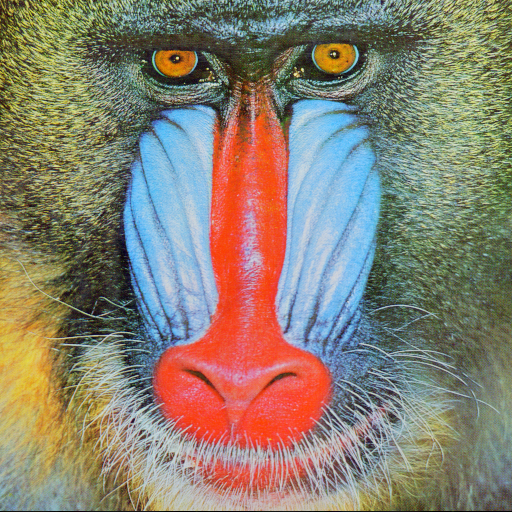
#> input picture data/cover_images/4203_mandrill.tiff, 512 x 512 px; its folder holds only this picture in this run
$ python run_paper2.py
#> lines starting #> are read from the running program, lines starting #| are printed output that depends on the picture; long printed decimals are rounded
### src/utils.py
from __future__ import annotations

from pathlib import Path
from typing import Union

import numpy as np
from PIL import Image

PathLike = Union[str, Path]


def load_image(path: PathLike, mode: str | None = None) -> np.ndarray:
    with Image.open(path) as img:
        if mode is not None:
            img = img.convert(mode)
        return np.asarray(img, dtype=np.uint8)


def save_image(array: np.ndarray, path: PathLike) -> None:
    arr = np.asarray(array)
    if not np.issubdtype(arr.dtype, np.uint8):
        arr = np.clip(np.rint(arr), 0, 255).astype(np.uint8)
    Image.fromarray(arr).save(Path(path))


def to_grayscale(array: np.ndarray) -> np.ndarray:
    arr = np.asarray(array)
    if arr.ndim == 2:
        return arr.astype(np.uint8)
    if arr.ndim == 3:
        rgb = arr[..., :3].astype(np.float64)
        luma = rgb @ np.array([0.299, 0.587, 0.114])
        return np.clip(np.rint(luma), 0, 255).astype(np.uint8)
    raise ValueError(f"Expected a 2D or 3D image array, got shape {arr.shape}")


# [38 lines left out: functions to_rgb, make_synthetic_image, not called in this run]

### src/dct.py
from __future__ import annotations

import numpy as np
from scipy.fftpack import dct, idct

from utils import to_grayscale

HEADER_BITS = 32
BLOCK = 8
COEF_POS = (4, 3)
QUANT_STEP = 16


def _dct2(block: np.ndarray) -> np.ndarray:
    return dct(dct(block.T, norm="ortho").T, norm="ortho")


def _idct2(block: np.ndarray) -> np.ndarray:
    return idct(idct(block.T, norm="ortho").T, norm="ortho")


def _bytes_to_bits(data: bytes) -> np.ndarray:
    return np.unpackbits(np.frombuffer(data, dtype=np.uint8))


def _bits_to_bytes(bits: np.ndarray) -> bytes:
    return np.packbits(bits.astype(np.uint8)).tobytes()


def _int_to_bits(value: int, n_bits: int) -> np.ndarray:
    return np.array([(value >> (n_bits - 1 - i)) & 1 for i in range(n_bits)], dtype=np.uint8)


# [5 lines left out: function _bits_to_int, not called in this run]


def _block_count(image: np.ndarray) -> int:
    h, w = np.asarray(image).shape[:2]
    return (h // BLOCK) * (w // BLOCK)


def capacity_bits(image: np.ndarray) -> int:
    return int(_block_count(image) - HEADER_BITS)


def embed_bytes(data: bytes, image: np.ndarray, quant_step: int = QUANT_STEP) -> np.ndarray:
    gray = to_grayscale(image).astype(np.float64)
    h, w = gray.shape
    n_blocks_y, n_blocks_x = h // BLOCK, w // BLOCK

    bits = np.concatenate([_int_to_bits(len(data), HEADER_BITS), _bytes_to_bits(data)])

    total_blocks = n_blocks_y * n_blocks_x
    if bits.size > total_blocks:
        raise ValueError(
            f"Payload too large: needs {bits.size} blocks but image holds {total_blocks}"
        )

    out = gray.copy()
    r, c = COEF_POS
    idx = 0
    for by in range(n_blocks_y):
        for bx in range(n_blocks_x):
            if idx >= bits.size:
                break
            ys, xs = by * BLOCK, bx * BLOCK
            block = out[ys : ys + BLOCK, xs : xs + BLOCK]
            coeffs = _dct2(block)
            q = int(np.round(coeffs[r, c] / quant_step))
            if (q & 1) != int(bits[idx]):
                q += 1
            coeffs[r, c] = q * quant_step
            out[ys : ys + BLOCK, xs : xs + BLOCK] = _idct2(coeffs)
            idx += 1
        if idx >= bits.size:
            break

    return np.clip(np.rint(out), 0, 255).astype(np.uint8)


# [27 lines left out: functions _read_bits, extract_bytes, not called in this run]


def embed(message: str, image: np.ndarray, quant_step: int = QUANT_STEP) -> np.ndarray:
    return embed_bytes(message.encode("utf-8"), image, quant_step)


def extract(image: np.ndarray, quant_step: int = QUANT_STEP) -> str:
    return extract_bytes(image, quant_step).decode("utf-8")

### src/steganalysis.py
from __future__ import annotations

import numpy as np
from scipy.stats import chi2

from utils import to_grayscale

CHI_SQUARE_THRESHOLD = 0.5
HISTOGRAM_THRESHOLD = 0.5


def _histogram(values: np.ndarray) -> np.ndarray:
    return np.bincount(values.ravel(), minlength=256).astype(np.float64)


def _chi_square_p(values: np.ndarray) -> tuple[float, float, int]:
    h = _histogram(values)
    even = h[0::2]
    odd = h[1::2]
    expected = (even + odd) / 2.0
    mask = expected > 0
    if mask.sum() < 2:
        return 0.0, 0.0, 1
    observed = even[mask]
    exp = expected[mask]
    statistic = float(np.sum((observed - exp) ** 2 / exp))
    df = int(mask.sum() - 1)
    p = float(1.0 - chi2.cdf(statistic, df))
    return p, statistic, df


def chi_square_attack(image: np.ndarray, n_regions: int = 8) -> dict[str, object]:
    gray = to_grayscale(image).ravel()
    overall_p, statistic, df = _chi_square_p(gray)
    region_ps = [_chi_square_p(region)[0] for region in np.array_split(gray, n_regions)]
    mean_region_p = float(np.mean(region_ps))
    return {
        "overall_p": overall_p,
        "statistic": statistic,
        "df": df,
        "region_probabilities": region_ps,
        "mean_region_p": mean_region_p,
        "embedding_probability": mean_region_p,
        "is_stego": mean_region_p > CHI_SQUARE_THRESHOLD,
    }


def histogram_attack(
    image: np.ndarray, threshold: float = HISTOGRAM_THRESHOLD
) -> dict[str, object]:
    gray = to_grayscale(image)
    h = _histogram(gray)
    even = h[0::2]
    odd = h[1::2]
    pair_sum = even + odd
    mask = pair_sum > 0
    relative_diff = np.abs(even[mask] - odd[mask]) / pair_sum[mask]
    pov_difference = float(np.mean(relative_diff))
    score = 1.0 - pov_difference
    return {
        "pov_difference": pov_difference,
        "score": score,
        "is_stego": score > threshold,
    }

### src/lsb.py
from __future__ import annotations

import numpy as np

HEADER_BITS = 32


def _bytes_to_bits(data: bytes) -> np.ndarray:
    arr = np.frombuffer(data, dtype=np.uint8)
    return np.unpackbits(arr)


def _bits_to_bytes(bits: np.ndarray) -> bytes:
    return np.packbits(bits.astype(np.uint8)).tobytes()


def _int_to_bits(value: int, n_bits: int) -> np.ndarray:
    return np.array([(value >> (n_bits - 1 - i)) & 1 for i in range(n_bits)], dtype=np.uint8)


# [5 lines left out: function _bits_to_int, not called in this run]


def capacity_bits(image: np.ndarray) -> int:
    return int(np.asarray(image).size - HEADER_BITS)


def embed_bytes(data: bytes, image: np.ndarray) -> np.ndarray:
    img = np.asarray(image, dtype=np.uint8)
    header_bits = _int_to_bits(len(data), HEADER_BITS)
    bits = np.concatenate([header_bits, _bytes_to_bits(data)])

    if bits.size > img.size:
        raise ValueError(
            f"Payload too large: needs {bits.size} bits but image holds {img.size}"
        )

    flat = img.reshape(-1).copy()
    flat[: bits.size] = (flat[: bits.size] & 0xFE) | bits
    return flat.reshape(img.shape)


# [14 lines left out: function extract_bytes, not called in this run]


def embed(message: str, image: np.ndarray) -> np.ndarray:
    return embed_bytes(message.encode("utf-8"), image)


def extract(image: np.ndarray) -> str:
    return extract_bytes(image).decode("utf-8")

### experiments/run_paper2.py
from __future__ import annotations

import sys
from pathlib import Path

import matplotlib

matplotlib.use("Agg")
import matplotlib.pyplot as plt
import numpy as np
import pandas as pd

ROOT = Path(__file__).resolve().parents[1]
sys.path.insert(0, str(ROOT / "src"))

import dct
import lsb
import steganalysis as sa
import utils

COVER_DIR = ROOT / "data" / "cover_images"
STEGO_LSB_DIR = ROOT / "stego_images" / "lsb"
STEGO_DCT_DIR = ROOT / "stego_images" / "dct"
RESULTS_DIR = ROOT / "results"
IMAGE_EXTS = {".png", ".bmp", ".tif", ".tiff", ".jpg", ".jpeg"}
EMBED_RATES = (0.1, 0.25, 0.5, 0.75, 1.0)
N_SYNTHETIC_FALLBACK = 6
SEED = 2024


def _load_covers() -> tuple[list[tuple[str, np.ndarray]], bool]:
    paths = sorted(p for p in COVER_DIR.glob("*") if p.suffix.lower() in IMAGE_EXTS)
    if paths:
        covers = [(p.stem, utils.to_grayscale(utils.load_image(p))) for p in paths]
        return covers, True

    print("=" * 72)
    print("WARNING: no real cover images found in data/cover_images/.")
    print("Chi-square / histogram steganalysis is only meaningful on real covers")
    print("(their LSB plane carries natural structure). Falling back to synthetic")
    print("stand-in covers so the pipeline runs -- detection numbers below are NOT")
    print("valid for the paper. Add real images to data/cover_images/ and rerun.")
    print("=" * 72)
    rng = np.random.default_rng(SEED)
    covers = []
    for i in range(N_SYNTHETIC_FALLBACK):
        gray = utils.to_grayscale(utils.make_synthetic_image(256, 256, 1, seed=int(rng.integers(1e6))))
        covers.append((f"synthetic_{i:02d}", gray & 0xFE))
    return covers, False


def _random_payload(n_bytes: int, rng: np.random.Generator) -> bytes:
    return rng.integers(0, 256, size=max(n_bytes, 1), dtype=np.uint8).tobytes()


def _build_samples(covers: list[tuple[str, np.ndarray]], rng: np.random.Generator):
    samples = []
    methods = (
        ("lsb", lsb.capacity_bits, lsb.embed_bytes, STEGO_LSB_DIR),
        ("dct", dct.capacity_bits, dct.embed_bytes, STEGO_DCT_DIR),
    )
    for name, cover in covers:
        samples.append(
            {"image_id": name, "label": 0, "method": "cover", "rate": 0.0, "image": cover}
        )
        for method, cap_fn, embed_fn, stego_dir in methods:
            for rate in EMBED_RATES:
                n_bytes = int(cap_fn(cover) * rate) // 8
                stego = embed_fn(_random_payload(n_bytes, rng), cover)
                utils.save_image(stego, stego_dir / f"{name}_r{int(rate * 100):03d}.png")
                samples.append(
                    {
                        "image_id": name,
                        "label": 1,
                        "method": method,
                        "rate": rate,
                        "image": stego,
                    }
                )
    return samples


def _score_samples(samples) -> pd.DataFrame:
    rows = []
    for s in samples:
        chi = sa.chi_square_attack(s["image"])
        hist = sa.histogram_attack(s["image"])
        rows.append(
            {
                "image_id": s["image_id"],
                "method": s["method"],
                "rate": s["rate"],
                "label": s["label"],
                "chi_score": chi["embedding_probability"],
                "hist_score": hist["score"],
            }
        )
    return pd.DataFrame(rows)


def _roc(labels: np.ndarray, scores: np.ndarray) -> tuple[np.ndarray, np.ndarray, float]:
    order = np.argsort(-scores)
    labels = labels[order]
    n_pos = max(int(labels.sum()), 1)
    n_neg = max(int((1 - labels).sum()), 1)
    tpr = np.concatenate([[0.0], np.cumsum(labels) / n_pos])
    fpr = np.concatenate([[0.0], np.cumsum(1 - labels) / n_neg])
    auc = float(np.sum(np.diff(fpr) * (tpr[1:] + tpr[:-1]) / 2.0))
    return fpr, tpr, auc


def _binary_metrics(labels: np.ndarray, preds: np.ndarray) -> dict[str, float]:
    tp = int(np.sum((preds == 1) & (labels == 1)))
    tn = int(np.sum((preds == 0) & (labels == 0)))
    fp = int(np.sum((preds == 1) & (labels == 0)))
    fn = int(np.sum((preds == 0) & (labels == 1)))
    n = max(tp + tn + fp + fn, 1)
    return {
        "accuracy": (tp + tn) / n,
        "tpr": tp / max(tp + fn, 1),
        "fpr": fp / max(fp + tn, 1),
    }


def _choose_threshold(labels: np.ndarray, scores: np.ndarray) -> float:
    n_pos = max(int(labels.sum()), 1)
    n_neg = max(int((1 - labels).sum()), 1)
    best_threshold, best_j = float(scores.min()), -1.0
    for threshold in np.unique(scores):
        preds = scores >= threshold
        tpr = np.sum(preds & (labels == 1)) / n_pos
        fpr = np.sum(preds & (labels == 0)) / n_neg
        j = tpr - fpr
        if j > best_j:
            best_j, best_threshold = j, float(threshold)
    return best_threshold


DETECTORS = (
    ("chi_square", "chi_score"),
    ("histogram", "hist_score"),
)


def _evaluate(scores: pd.DataFrame) -> tuple[pd.DataFrame, pd.DataFrame]:
    labels = scores["label"].to_numpy()
    covers = scores[scores["label"] == 0]
    operating_rows, rate_rows = [], []

    for detector, score_col in DETECTORS:
        values = scores[score_col].to_numpy()
        threshold = _choose_threshold(labels, values)
        preds = (values >= threshold).astype(int)
        metrics = _binary_metrics(labels, preds)
        _, _, pooled_auc = _roc(labels, values)
        cover_scores = covers[score_col].to_numpy()
        operating_rows.append(
            {
                "detector": detector,
                "threshold": round(threshold, 4),
                "accuracy": metrics["accuracy"],
                "tpr_overall": metrics["tpr"],
                "fpr": metrics["fpr"],
                "pooled_auc": pooled_auc,
                "n_covers": int(len(covers)),
            }
        )

        for method in ("lsb", "dct"):
            for rate in EMBED_RATES:
                subset = scores[(scores["method"] == method) & np.isclose(scores["rate"], rate)]
                pos = subset[score_col].to_numpy()
                tpr = float(np.mean(pos >= threshold)) if len(pos) else float("nan")
                roc_labels = np.concatenate([np.zeros(len(cover_scores)), np.ones(len(pos))])
                roc_scores = np.concatenate([cover_scores, pos])
                _, _, auc = _roc(roc_labels, roc_scores)
                rate_rows.append(
                    {
                        "detector": detector,
                        "method": method,
                        "embed_rate": rate,
                        "tpr": tpr,
                        "auc": auc,
                        "mean_score": float(pos.mean()) if len(pos) else float("nan"),
                    }
                )

    return pd.DataFrame(operating_rows), pd.DataFrame(rate_rows)


def _plot_roc(scores: pd.DataFrame, out_path: Path) -> None:
    plt.figure(figsize=(6, 6))
    labels = scores["label"].to_numpy()
    for detector, col in (("chi_square", "chi_score"), ("histogram", "hist_score")):
        fpr, tpr, auc = _roc(labels, scores[col].to_numpy())
        plt.plot(fpr, tpr, marker=".", label=f"{detector} (AUC={auc:.3f})")
    plt.plot([0, 1], [0, 1], "k--", alpha=0.4)
    plt.xlabel("False positive rate")
    plt.ylabel("True positive rate")
    plt.title("Steganalysis ROC (cover vs LSB+DCT stego)")
    plt.legend()
    plt.grid(True, alpha=0.3)
    plt.tight_layout()
    plt.savefig(out_path, dpi=150)
    plt.close()


def _plot_vs_rate(summary: pd.DataFrame, column: str, ylabel: str, title: str, out_path: Path) -> None:
    plt.figure(figsize=(7, 5))
    for (detector, method), group in summary.groupby(["detector", "method"]):
        group = group.sort_values("embed_rate")
        plt.plot(
            group["embed_rate"],
            group[column],
            marker="o",
            label=f"{detector} / {method.upper()}",
        )
    plt.xlabel("Embedding rate (fraction of capacity)")
    plt.ylabel(ylabel)
    plt.title(title)
    plt.ylim(-0.02, 1.05)
    plt.legend()
    plt.grid(True, alpha=0.3)
    plt.tight_layout()
    plt.savefig(out_path, dpi=150)
    plt.close()


def main() -> None:
    for d in (STEGO_LSB_DIR, STEGO_DCT_DIR, RESULTS_DIR):
        d.mkdir(parents=True, exist_ok=True)

    rng = np.random.default_rng(SEED)
    covers, real = _load_covers()
#> in load_image, img is the input picture: PIL image 512x512 RGB; mean R, G, B 137.4, 128.9, 113.1
#> in to_grayscale, `luma = rgb @ np.array([0.299, 0.587, 0.114])`:
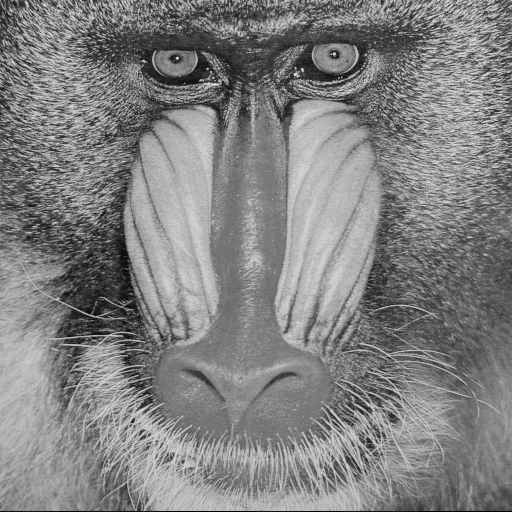
#> luma: shape (512, 512) float64; min 0, max 230.5, mean 129.6
#> in _load_covers, `covers = [(p.stem, utils.to_grayscale(utils.load_image(p))) for p in p..`: covers = 1 item
#> covers = 1 item; real = True
    samples = _build_samples(covers, rng)
#> the loop in _build_samples, `for name, cover in covers:` made 1 pass
#> name on pass 1: '4203_mandrill'
#> after the loop in _build_samples, `for name, cover in covers:`: samples = 11 items
#> samples = 11 items
    scores = _score_samples(samples)
#> the loop in _score_samples, `for s in samples:` made 11 passes
#> (overall_p in chi_square_attack, region_ps in chi_square_attack, mean_region_p in chi_square_attack, pov_difference in histogram_attack, score in histogram_attack) on passes 1 to 5: (0.579, [1, 1, 1, 0.992, 1, 1, 0.999, 0.888], 0.985, 0.0694, 0.931), (0.701, [1, 1, 1, 0.992, 1, 1, 0.999, 0.888], 0.985, 0.07, 0.93), (0.952, [1, 1, 1, 0.992, 1, 1, 0.999, 0.888], 0.985, 0.065, 0.935), (1, [1, 1, 0.999, 1, 1, 1, 0.999, 0.888], 0.986, 0.0587, 0.941), (1, [1, 1, 1, 1, 1, 1, 0.999, 0.888], 0.986, 0.0611, 0.939)
#> scores = table of 11 rows and 6 columns
    operating, rate_summary = _evaluate(scores)
#> operating = table of 2 rows and 7 columns; rate_summary = table of 20 rows and 6 columns

    scores_csv = RESULTS_DIR / "paper2_detection_scores.csv"
    operating_csv = RESULTS_DIR / "paper2_operating_points.csv"
    summary_csv = RESULTS_DIR / "paper2_detection_summary.csv"
    roc_png = RESULTS_DIR / "paper2_roc.png"
    auc_png = RESULTS_DIR / "paper2_auc_vs_rate.png"
    tpr_png = RESULTS_DIR / "paper2_tpr_vs_rate.png"
    score_png = RESULTS_DIR / "paper2_score_vs_rate.png"
    scores.to_csv(scores_csv, index=False)
    operating.to_csv(operating_csv, index=False)
    rate_summary.to_csv(summary_csv, index=False)
    _plot_roc(scores, roc_png)
#> in _plot_roc, `plt.savefig(out_path, dpi=150)`:
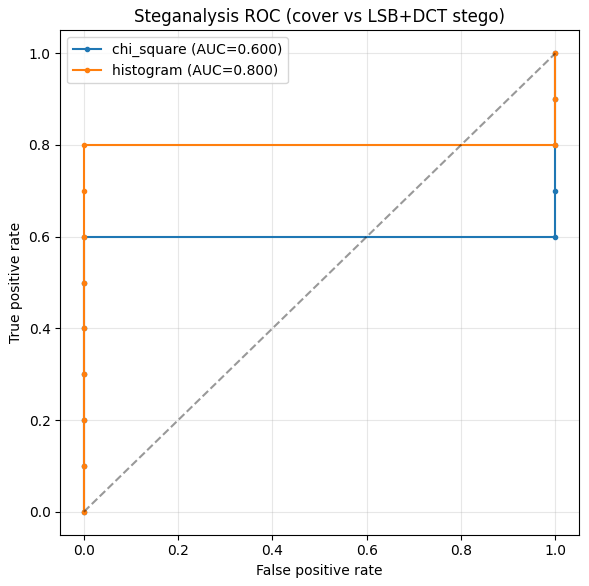
#> figure drawn by matplotlib, 1 panel
    _plot_vs_rate(rate_summary, "auc", "Detection AUC", "Detection AUC vs embedding rate", auc_png)
#> in _plot_vs_rate, `plt.savefig(out_path, dpi=150)`:
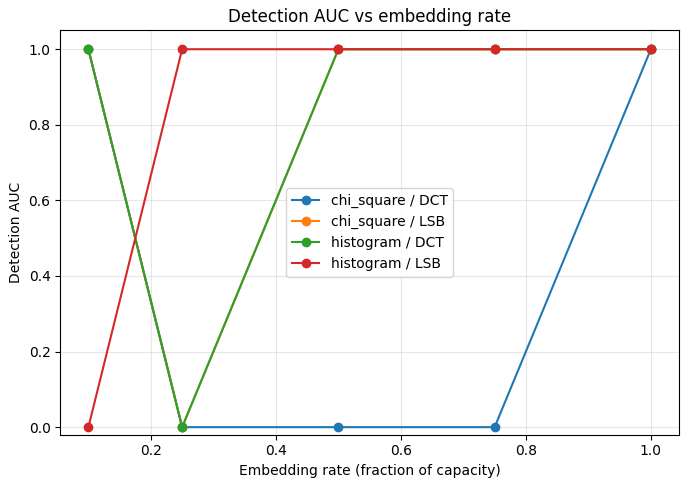
#> figure drawn by matplotlib, 1 panel
    _plot_vs_rate(rate_summary, "tpr", "Detection rate (TPR)", "Detection rate vs embedding rate", tpr_png)
#> call 2 of _plot_vs_rate, with column = 'tpr', ylabel = 'Detection rate (TPR)', title = 'Detection rate vs embedding rate'
#> in _plot_vs_rate (call 2), `plt.savefig(out_path, dpi=150)`:
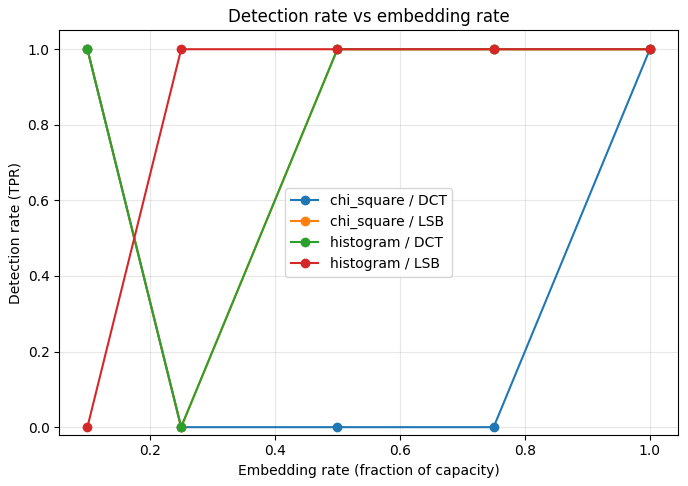
#> figure drawn by matplotlib, 1 panel
    _plot_vs_rate(rate_summary, "mean_score", "Mean detector score", "Detector response vs embedding rate", score_png)
#> call 3 of _plot_vs_rate, with column = 'mean_score', ylabel = 'Mean detector score', title = 'Detector response vs embedding rate'
#> in _plot_vs_rate (call 3), `plt.savefig(out_path, dpi=150)`:
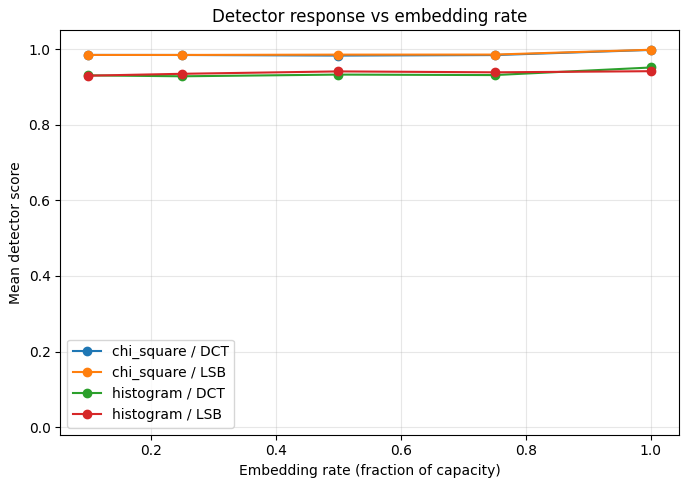
#> figure drawn by matplotlib, 1 panel

    n_stego_per_cover = 2 * len(EMBED_RATES)
    print(f"Cover source      : {'real images' if real else 'SYNTHETIC fallback (not paper-valid)'}")
#| Cover source      : real images
    print(f"Images scored     : {len(scores)} ({len(covers)} covers x (1 + {n_stego_per_cover} stego))")
#| Images scored     : 11 (1 covers x (1 + 10 stego))
    print(f"Scores CSV        : {scores_csv.relative_to(ROOT)}")
    print(f"Operating-pts CSV : {operating_csv.relative_to(ROOT)}")
    print(f"Summary CSV       : {summary_csv.relative_to(ROOT)}")
    print(f"ROC figure        : {roc_png.relative_to(ROOT)}")
    print(f"AUC-vs-rate figure: {auc_png.relative_to(ROOT)}")
    print(f"TPR-vs-rate figure: {tpr_png.relative_to(ROOT)}")
    print(f"Score-vs-rate fig : {score_png.relative_to(ROOT)}")
    print()
    print("Operating points (threshold chosen by Youden's J on pooled cover-vs-stego):")
    print(operating.to_string(index=False))
#|   detector  threshold  accuracy  tpr_overall  fpr  pooled_auc  n_covers
#| chi_square     0.9849  0.6364          0.6  0.0         0.6         1
#|  histogram     0.9308  0.8182          0.8  0.0         0.8         1
    print()
    print("Per-rate detection (TPR at the chosen threshold; AUC is threshold-free):")
    print(rate_summary.to_string(index=False))
#|   detector method  embed_rate  tpr  auc  mean_score
#| chi_square    lsb        0.10  1.0  1.0    0.9849
#| chi_square    lsb        0.25  0.0  0.0    0.9849
#| chi_square    lsb        0.50  1.0  1.0    0.9857
#| chi_square    lsb        0.75  1.0  1.0    0.9859
#| chi_square    lsb        1.00  1.0  1.0    0.9986
#> (further printed lines are left out)


if __name__ == "__main__":
    main()
